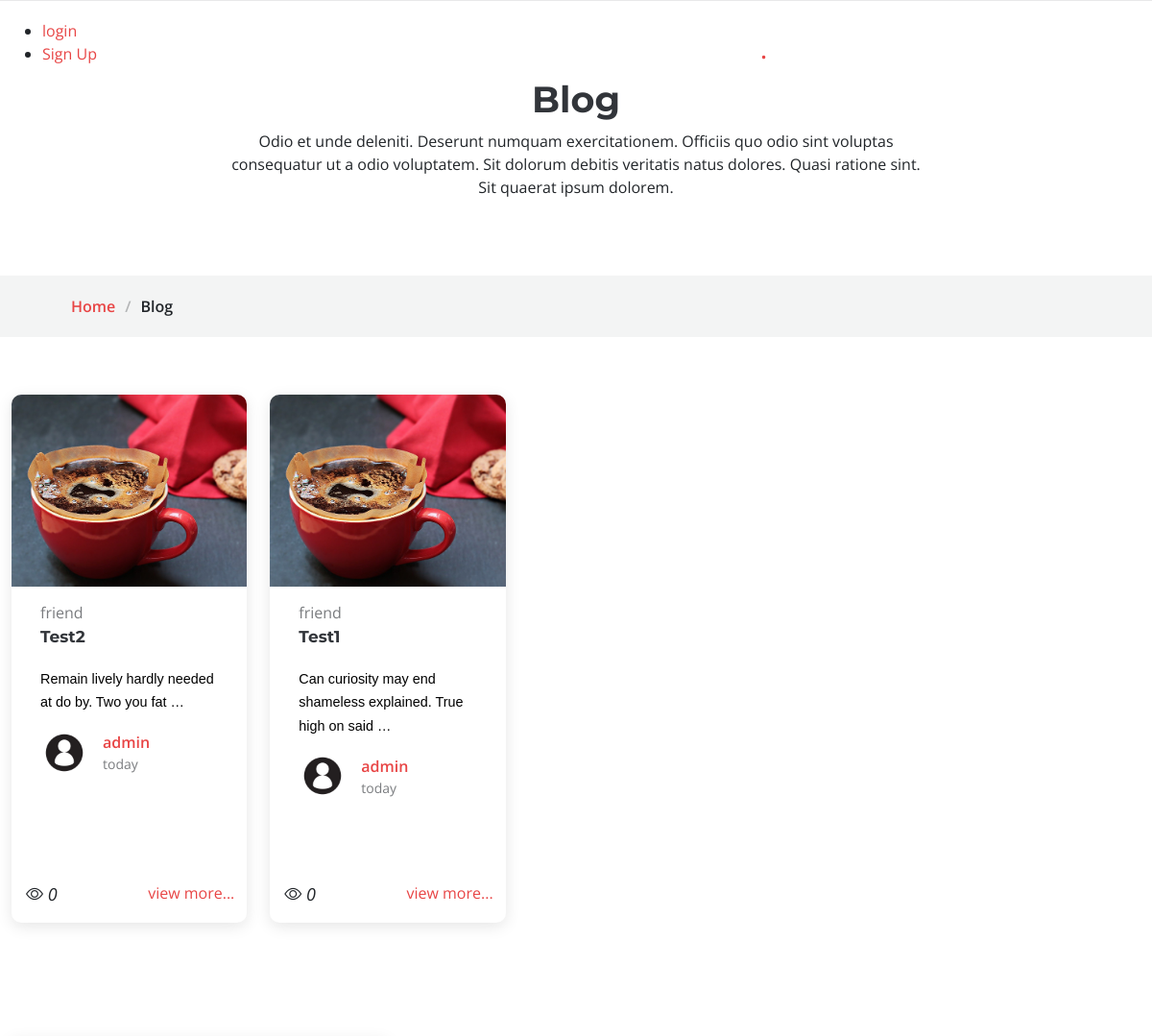
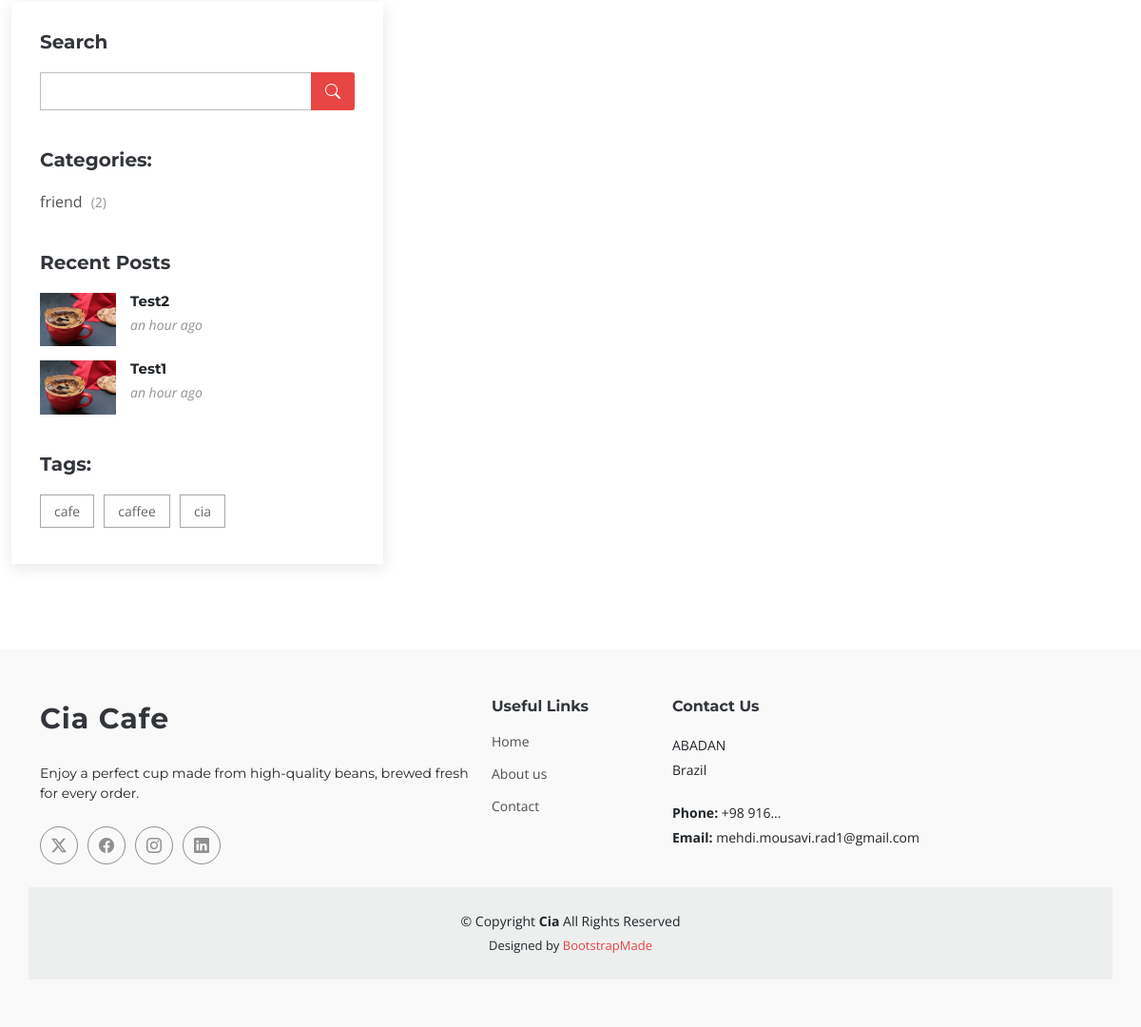
The app's page /blog/search/ with its own data (2 pictures, top to bottom).
### blog/models.py (models this page shows, shortened)
class Post(models.Model):
    title = models.CharField(max_length=200)
    content = RichTextField()
    author = models.ForeignKey(User,on_delete=models.SET_NULL, null = True)
    image = models.ImageField(upload_to='blog/',default='blog/blog-img2.png')
    profile = models.ImageField(upload_to='blog/profile/',default='blog/profile/profile.jpg')
    tags = TaggableManager()
    status_type = models.TextChoices("status_type",'published unpublished')
    status = models.CharField(blank=True, choices=status_type.choices, max_length=15)
    category = models.ManyToManyField(Categories)
    login_required = models.BooleanField(default=False)
    counted_views = models.IntegerField(default = 0)
    created_date = models.DateTimeField(auto_now_add=True)
    pub_date = models.DateTimeField(null=True)
    updated_date = models.DateTimeField(auto_now=True)
    class Meta:
        ordering = ['-pub_date']

class Categories(models.Model):
    name = models.CharField(max_length=200)
    def __str__(self):
        return self.name

### blog/views.py (the view)
# urls.py: path('search/',blog_search,name='search'),
def blog_search(request):
    posts = Post.objects.filter(
        pub_date__lte=timezone.now(),
        status='published'
    ).order_by('-pub_date')
    if request.method == 'GET':
        search_query = request.GET.get('s')
        if search_query:
            posts = posts.filter(content__contains=search_query)
    context = {'posts': posts}
    return render(request, 'blog/blog.html', context)

### blog/templatetags/blog_tags.py (called while the page is built)
@register.inclusion_tag('blog/blog_recent.html')
def blog_latest(args=3):
    posts = Post.objects.filter(
        status='published',
        pub_date__lte=timezone.now()
    ).order_by('-pub_date')[:args]
    return {'posts': posts}

@register.inclusion_tag('blog/blog_tags.html')
def blog_tags():
    tags = Tag.objects.all()
    tag_list = []
    for name in tags:
        tag_list.append(name)
    return {'tags': tag_list}

@register.inclusion_tag('blog/blog_cat.html')
def postcategories():
    posts = Post.objects.filter(status='published')
    categories = Categories.objects.all()
    cat_dict = {}
    for name in categories:
        cat_dict[name] = posts.filter(category=name).count()
    return {'categories': cat_dict}

### templates/blog/blog.html (shortened to what this page needs)
{% extends 'base.html' %}
{% load static %}
{% load humanize %}
{% load blog_tags %}
{% block content %}
  <main class="main">
    <div class="page-title" data-aos="fade">
      <div class="heading">
        <div class="container">
          <div class="row d-flex justify-content-center text-center">
            <div class="col-lg-8">
              <h1>Blog</h1>
              <p class="mb-0">Odio et unde deleniti. Deserunt numquam exercitationem. Officiis quo odio sint voluptas consequatur ut a odio voluptatem. Sit dolorum debitis veritatis natus dolores. Quasi ratione sint. Sit quaerat ipsum dolorem.</p>
            </div>
          </div>
        </div>
      </div>
      <nav class="breadcrumbs">
        <div class="container">
          <ol>
            <li>
              <a href="{% url 'website:index' %}">Home</a>
            </li>
            <li class="current">Blog</li>
          </ol>
        </div>
      </nav>
    </div>
    <div class="row" style="margin-left: 0px;">
      <section id="blog-posts" class="col-lg-8 blog-posts section">
        <div class="container">
          <div class="row gy-4">
            {% for post in posts %}
              <div class="col-lg-4">
                <article>
                  <div class="post-img">
                    <img style="height:200px;max-width:280px;width: expression(this.width > 500 ? 500: true);" src="{{ post.image.url }}" alt="" class="img-fluid" />
                  </div>
                  {% for cat in post.category.all %}
                    <a href="{% url 'blog:category' cat_name=cat.name %}" class="post-category">{{ cat.name }}</a>{% if not forloop.last %},{% endif %}
                  {% endfor %}
                  <h2 class="title">
                    <a href="{% url 'blog:single' pid=post.id %}">{{ post.title }}</a>
                  </h2>
                  <p >{{ post.content|truncatewords_html:10|safe }}</p>
                  <div class="d-flex align-items-center">
                    <img src="{{post.profile.url}}" alt="" class="img-fluid post-author-img flex-shrink-0" />
                    <div class="post-meta">
                      <a href="{% url 'blog:author' author_user=post.author %}" class="post-author">{{post.author}}</a>
                      <p class="post-date">
                        <time datetime="2022-01-01">{{post.pub_date|naturalday}}</time>
                      </p>
                  </div>
                  </div>
                  <div class="header-card">
                    <p class="view"><i class="bi bi-eye"> {{post.counted_views}}</i></p>
                    <a href="{% url 'blog:single' pid=post.id %}" class="view-more">view more...</a>
                  </div>
                </article>
              </div>
            {% endfor %}
          </div>
        </div>
      </section>
      <div class="col-lg-4 sidebar" style="width: 415px;">
        <div class="widgets-container">
          {% include 'blog/blog_search.html' %}
          {% postcategories %}
          {% blog_latest %}
          {% blog_tags %}
        </div>
      </div>
    </div>
    <section id="blog-pagination" class="blog-pagination section">
    </section>
  </main>
{% endblock %}

### templates/blog/blog_cat.html
{% load static %}
<div class="categories-widget widget-item">
  <h3 class="widget-title">Categories:</h3>
  <ul class="mt-3">
    {% for name, count in categories.items %}
      <li>
        <a href="{% url 'blog:category' cat_name=name %}">{{ name }} <span>({{ count }})</span></a>
      </li>
    {% endfor %}
  </ul>
</div>

### templates/blog/blog_recent.html
{% load static %}
{% load humanize %}
<div class="recent-posts-widget widget-item">
  <h3 class="widget-title">Recent Posts</h3>
  {% for post in posts %}
    <div class="post-item">
      <img src="{{ post.image.url }}" alt="" class="flex-shrink-0" />
      <div>
        <h4><a href="{% url 'blog:single' pid=post.id %}">{{ post.title }}</a></h4>
        <time datetime="2020-01-01">{{ post.pub_date|naturaltime }}</time>
      </div>
    </div>
  {% endfor %}
</div>

### templates/blog/blog_tags.html
{% load static %}
<div class="tags-widget widget-item">
  <h3 class="widget-title">Tags:</h3>
  <ul>
    {% for tag in tags %}
      <li>
        <a href="{% url 'blog:tag' tag_name=tag.name %}">{{ tag.name }}</a>
      </li>
    {% endfor %}
  </ul>
</div>

### records on screen
Post: image (picture), title "Test2", content "Remain lively hardly needed at do by. Two you fat …", profile (placeholder picture), author "admin", pub_date "today", counted_views "0", pub_date "an hour ago"
Categories: name "friend", count "2"
Post: image (picture), title "Test1", content "Can curiosity may end shameless explained. True high on said …", profile (placeholder picture), author "admin", pub_date "today", counted_views "0", pub_date "an hour ago"
Tag: name "cafe"
Tag: name "caffee"
Tag: name "cia"
